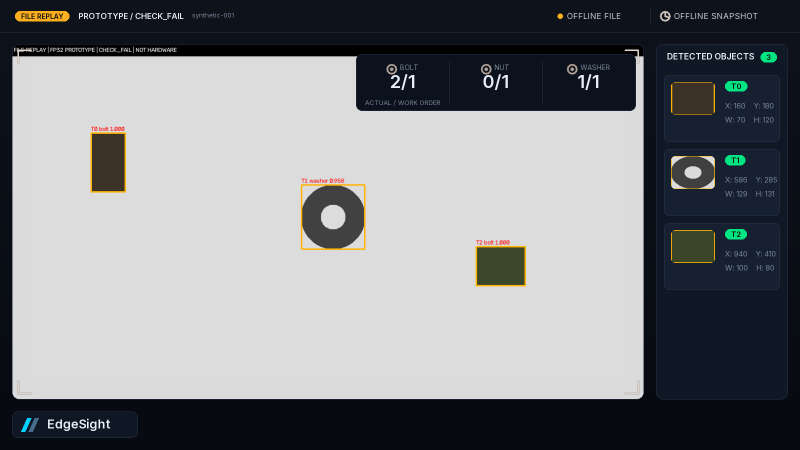
#> input picture data/evidence/2026-10-10-offline-inspection/viewer-exe.png, 1600 x 900 px (shown at 1/2 size)
$ python img2hex.py ../evidence/2026-10-10-offline-inspection/viewer-exe.png
#> lines starting #> are read from the running program, lines starting #| are printed output that depends on the picture
#!/usr/bin/env python3
"""img2hex —— 任意图片 -> 模块二灰度 hex（真实测试图替换通路，需求单 §6"≥3 张真实图"）

用法：
  python img2hex.py <图片路径> [--width 1280] [--height 720] [--out input_gray.hex]
  python img2hex.py photo.jpg -w 32 -H 16 -o data/golden/vision/scaler_ds/input_gray.hex

行为：
  1. 读图（PIL 支持jpg/png/bmp等），转灰度（BT.601，与 rgb2gray 同矩阵）；
  2. resize 到 --width x --height（默认 1280x720，即演示源分辨率）；
  3. 输出每像素一行两位 hex（tb $readmemh / gen 脚本同格式）。
真实图进 golden 的流程：img2hex 生成 input -> 手工或脚本喂 gen_*.py 的参考实现算
expected -> 回归。自拍图（斜线/棋盘/人脸纹理）拍好后即用本工具入库。
"""
import argparse
import sys

try:
    from PIL import Image
except ImportError:
    sys.exit("需要 Pillow：pip install pillow")


def main():
    ap = argparse.ArgumentParser()
    ap.add_argument("image")
    ap.add_argument("-w", "--width", type=int, default=1280)
    ap.add_argument("-H", "--height", type=int, default=720)
    ap.add_argument("-o", "--out", default="input_gray.hex")
    a = ap.parse_args()

    img = Image.open(a.image).convert("L")          # BT.601 等效灰度（PIL L = 0.299R+0.587G+0.114B）
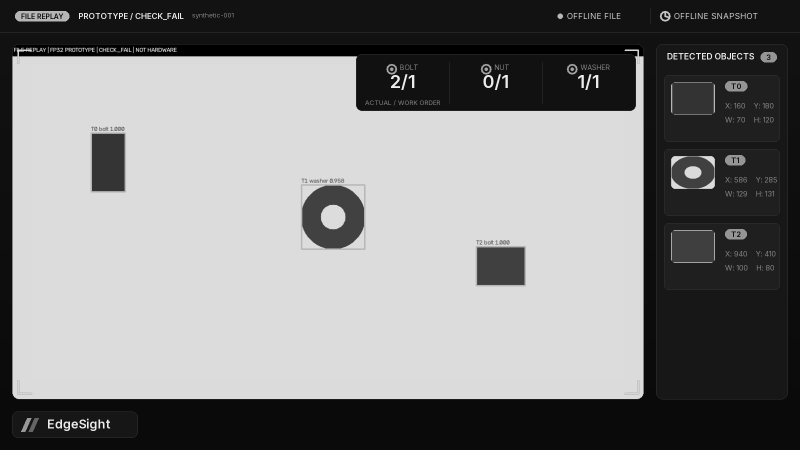
#> img: PIL image 1600x900 L (shown at 1/2 size); min 0, max 250, mean 130.1
    img = img.resize((a.width, a.height), Image.BILINEAR)
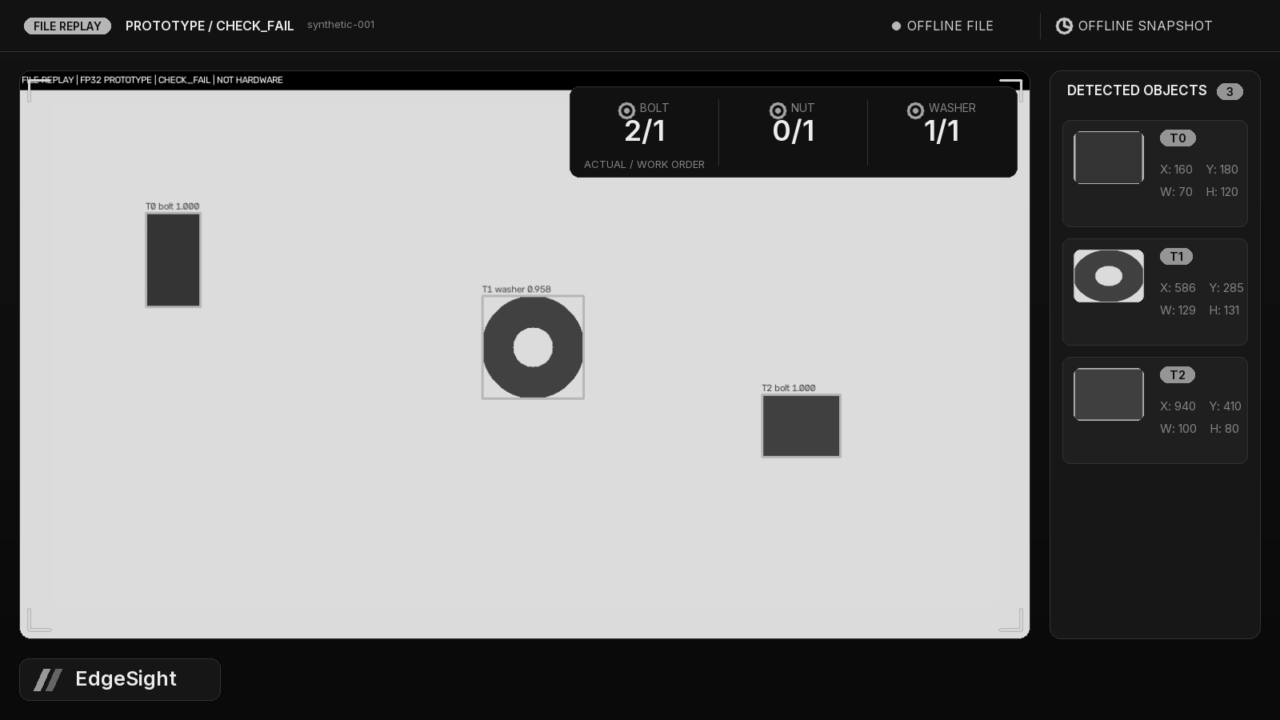
#> img: PIL image 1280x720 L; min 0, max 236, mean 130.1
    px = list(img.getdata())
#> px = 921600 items
    with open(a.out, "w") as f:
        for v in px:
            f.write(f"{v:02x}\n")
    print(f"PASS: {a.image} -> {a.out} ({a.width}x{a.height}, {a.width*a.height} px, BT.601 gray)")


if __name__ == "__main__":
    main()
